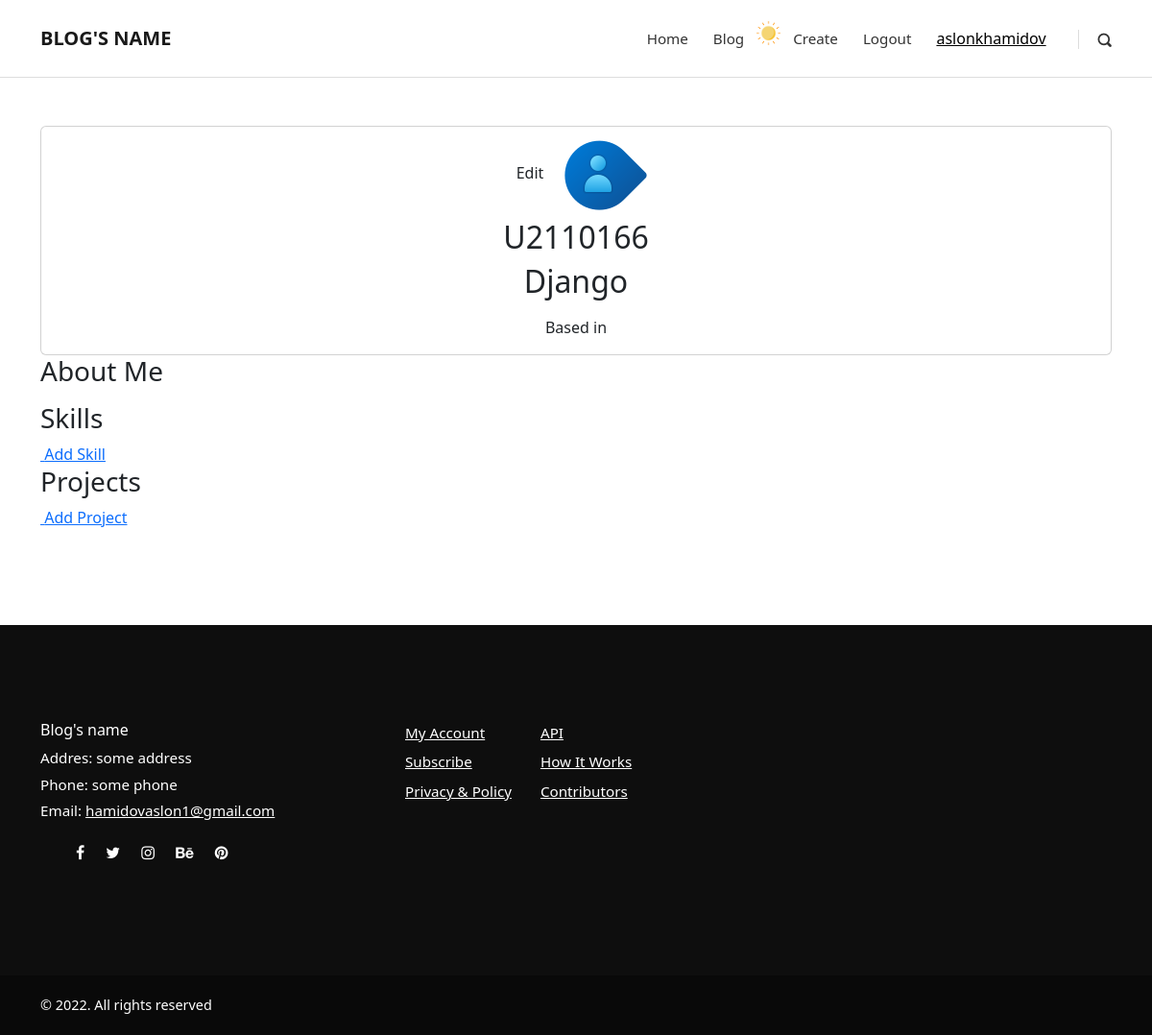
The app's page /users/account/ (signed in), older data.
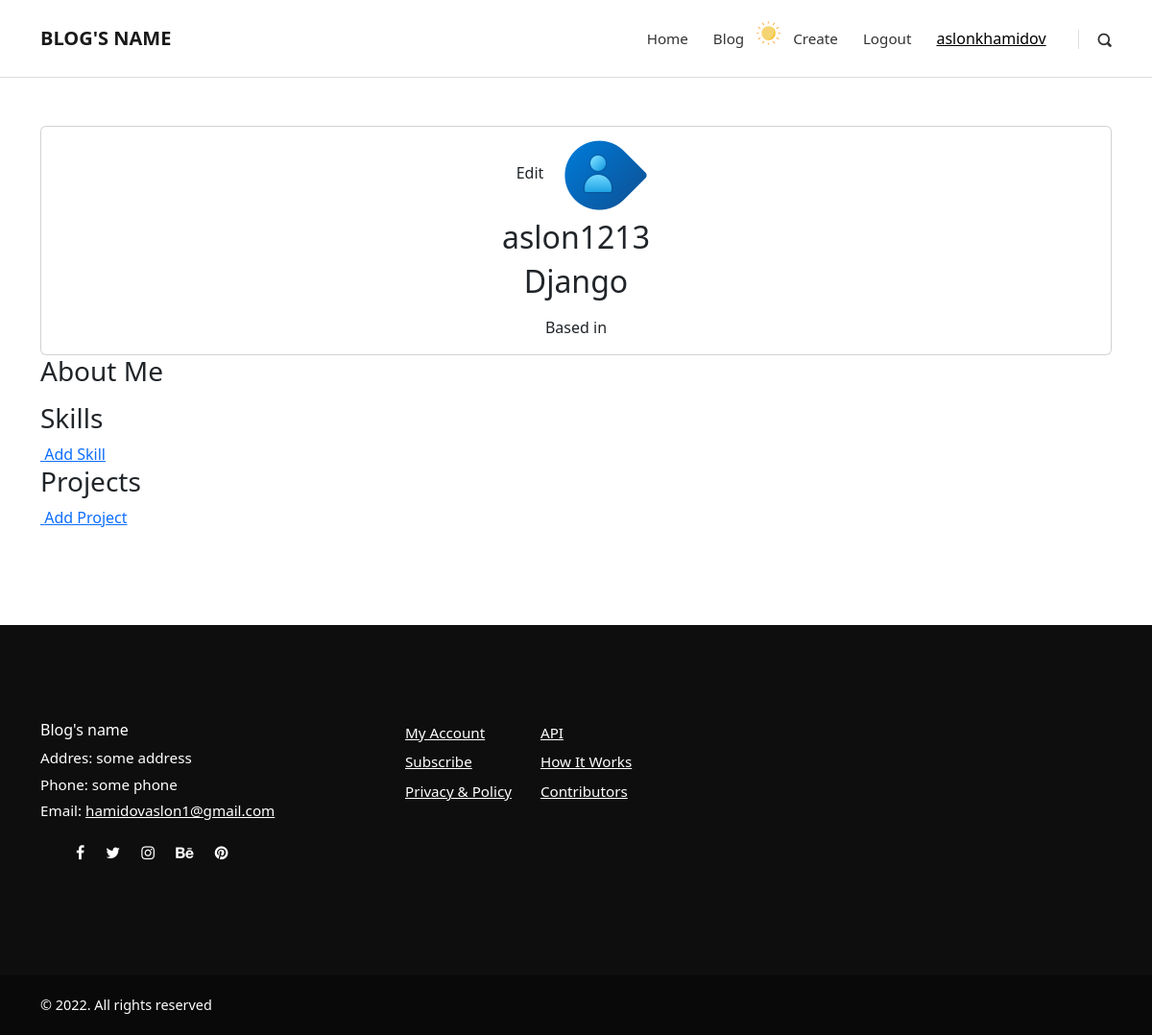
The same page, newer data.
### users/models.py (models this page shows, shortened)
class UserProfile(models.Model):
    user = models.OneToOneField(User, on_delete=models.CASCADE, null=True, blank=True)
    name = models.CharField(max_length=200, blank=True, null=True)
    username = models.CharField(max_length=100)
    email = models.EmailField(max_length=200)
    age = models.IntegerField(null=True, blank=True)
    profile_image = models.ImageField(null=True, blank=True, upload_to='profiles/', default="profiles/user_default.png")
    short_info = models.CharField(max_length=500, null=True, blank=True)
    extended_info = models.TextField(null=True, blank=True)
    twitter = models.CharField(max_length=200, blank=True, null=True)
    github = models.CharField(max_length=200, blank=True, null=True)
    linked_in = models.CharField(max_length=200, blank=True, null=True)
    youtube = models.CharField(max_length=200, blank=True, null=True)
    telegram = models.CharField(max_length=200, blank=True, null=True)
    website = models.CharField(max_length=200, blank=True, null=True)
    interests = models.ManyToManyField('Interest',blank=True )
    created = models.DateTimeField(auto_now_add=True)
    id = models.UUIDField(default = uuid.uuid4,unique=True, primary_key=True, editable=False)

### users/views.py (the view)
# urls.py: path('account/', account_page, name = 'account'),
@login_required(login_url='login')
def account_page(request):
    profile = request.user.userprofile
    context = {'profile':profile}
    return render(request, 'users/account.html', context)

### users/templates/users/account.html (shortened to what this page needs)
{% extends 'base.html' %}
{% block content %}
<main class="settingsPage profile my-md">
    <div class="container">
      <div class="layout">
        <div class="column column--1of3">
          <div class="card text-center">
            <div class="card__body dev">
              <a class="tag tag--pill tag--main settings__btn btn" href="">
                Edit</a>
              <img class="avatar avatar--xl dev__avatar" src="{{profile.profile_image.url}}" />
              <h2 class="dev__name">{{profile.username}}</h2>
              <h2 class="dev__name">{{profile.name}}</h2>
              <p class="dev__location">Based in {{profile.location}}</p>
            </div>
          </div>
        </div>
        <div class="column column--2of3">
          <div class="devInfo">
            <h3 class="devInfo__title">About Me</h3>
          </div>
          <div class="settings">
            <h3 class="settings__title">Skills</h3>
            <a class="tag tag--pill tag--sub settings__btn tag--lg" href=""> Add Skill</a>
          </div>
          <div class="settings">
            <h3 class="settings__title">Projects</h3>
            <a class="tag tag--pill tag--sub settings__btn tag--lg" href=""> Add Project</a>
          </div>
        </div>
      </div>
    </div>
  </main>
{% endblock %}

### templates/base.html (shortened to what this page needs)
{% load static %}
<!DOCTYPE html>
<html lang="en">
<head>
    {% include "head.html" %}
</head>
<body>
    {% include 'header.html' %}
    {%block content%}
    {%endblock content%}
    {% include 'footer.html' %}
  </body>
</html>

### templates/head.html (shortened to what this page needs)
{% load static %}
  <head>
    <link rel="stylesheet" href="{% static 'vendor/bootstrap/css/bootstrap.min.css' %}">
    <link rel="stylesheet" href="{% static 'vendor/font-awesome/css/font-awesome.min.css' %}">
    <link rel="stylesheet" href="{% static 'css/fontastic.css' %}">
    <link rel="stylesheet" href="{% static 'css/prism.css' %}">
    <link rel="stylesheet" href="{% static 'vendor/@fancyapps/fancybox/jquery.fancybox.min.css' %}">
    <link rel="stylesheet" href="{% static 'css/style.default.css' %}" id="theme-stylesheet">
    <link rel="stylesheet" href="{% static 'css/custom.css' %}">
    <link href="https://cdn.jsdelivr.net/npm/bootstrap@5.2.0-beta1/dist/css/bootstrap.min.css" rel="stylesheet">
  </head>

### templates/header.html (shortened to what this page needs)
{% load static %}
<header class="header">
  <nav class="navbar navbar-expand-lg">
    <div class="container">
      <div class="navbar-header d-flex align-items-center justify-content-between">
        <a href="/" class="navbar-brand">BLOG'S NAME </a>
      </div>
      <div id="navbarcollapse" class="collapse navbar-collapse">
        <ul class="navbar-nav ml-auto">
          <li class="nav-item"><a href="{% url 'home' %}" class="nav-link ">Home</a>
          </li>
          <li class="nav-item"><a href="{% url 'posts' %}" class="nav-link" >Blog</a>
          </li>
          <li class="nav-item">
            <div class="mode"><img id="chang" class="chang" width="25px" height="25px" src="{% static 'images/sun.png' %}">
            </li>
          {% if request.user.is_staff %}
          <li class="nav-item"><a href="{% url 'create_post' %}" class="nav-link ">Create</a>
          </li>
          {% endif %}
          <li class="nav-item" >
              {% if request.user.is_authenticated %}
              <ul class="navbar-nav">
                <li class=""><a href="{% url 'logout' %}" class="nav-link" >Logout</a></li>
                <li class=" btn"> <a href="{% url 'account' %}" style="color: black;"> {{request.user.username}} </a></li>
              </ul>
              {% else %}
              <a href="{% url 'login' %}" class="nav-link" > Log In </a>
              {%endif%}
          </li>
        </ul>
        <div class="navbar-text">
          <a href="#" class="search-btn"> <i class="icon-search-1"></i> </a>
        </div>
      </div>
    </div>
  </nav>
</header>

### templates/footer.html (shortened to what this page needs)
{% load static %}
<footer class="main-footer">
  <div class="container">
    <div class="row">
      <div class="col-md-4">
        <div class="logo">
          <h6 class="text-white">Blog's name</h6>
        </div>
        <div class="contact-details">
          <p id = 'contact'>Addres: some address</p>
          <p id = 'contact'>Phone: some phone</p>
          <p id = 'contact'>Email: <a href="mailto:hamidovaslon1@gmail.com">hamidovaslon1@gmail.com</a></p>
          <ul class="social-menu">
            <li class="list-inline-item"><a href="#"><i class="fa fa-facebook"></i></a></li>
            <li class="list-inline-item"><a href="#"><i class="fa fa-twitter"></i></a></li>
            <li class="list-inline-item"><a href="#"><i class="fa fa-instagram"></i></a></li>
            <li class="list-inline-item"><a href="#"><i class="fa fa-behance"></i></a></li>
            <li class="list-inline-item"><a href="#"><i class="fa fa-pinterest"></i></a></li>
          </ul>
        </div>
      </div>
      <div class="col-md-4">
        <div class="menus d-flex">
          <ul class="list-unstyled">
            <li> <a href="#">My Account</a></li>
            <li data-toggle="modal" data-target="#exampleModalCenter"> <a href="#">Subscribe</a></li>
            <li> <a href="#">Privacy &amp; Policy</a></li>
          </ul>
          <ul class="list-unstyled">
            <li> <a href="#">API</a></li>
            <li> <a href="#">How It Works</a></li>
            <li> <a href="#">Contributors</a></li>
          </ul>
        </div>
      </div>
    </div>
  </div>
  <div class="copyrights">
    <div class="container">
      <div class="row">
        <div class="col-md-6">
          <p>&copy; 2022. All rights reserved</p>
        </div>
        <div class="col-md-6 text-right">
        </div>
      </div>
    </div>
  </div>
</footer>

### templates/scripts.html (shortened to what this page needs)
{% load static %}

### static/css/style.default.css (style rules this page uses)
body { overflow-x: hidden; }
a, i, span { display: inline-block; text-decoration: none; -webkit-transition: all 0.3s; transition: all 0.3s; }
a i { -webkit-transition: none; transition: none; }
ul { margin: 0; padding: 0; }
main, aside { padding: 50px 0 100px; }
i[class*="icon-"] { -webkit-transform: translateY(3px); transform: translateY(3px); }
.text-white { color: #fff; }
.btn { border-radius: 0 !important; }
h1, h2, h3, h4, h5, h6 { margin-bottom: 15px; }
.navbar { background: #fff; padding-top: 20px !important; padding-bottom: 20px !important; z-index: 9998; border-bottom: 1px solid #ddd; }
.navbar .langs a:first-of-type, .navbar .search-btn { margin-left: 20px; padding-left: 20px; border-left: 1px solid #ddd; height: 20px; line-height: 20px; }
.navbar .search-btn { color: #333; font-size: 0.9em; }
.navbar .navbar-nav a.nav-link { color: #333; margin: 0 5px; font-weight: 400; font-size: 0.95em; }
footer.main-footer { background: #0e0e0e; padding: 100px 0 0; color: #fff; }
footer.main-footer .contact-details p { font-weight: 300; color: #fff; margin-bottom: 5px; font-size: 0.95em; }
footer.main-footer .contact-details a { text-decoration: underline; margin-bottom: 0; }
footer.main-footer a { color: inherit; font-weight: 300; margin-bottom: 7px; }
footer.main-footer ul { margin-right: 30px; }
footer.main-footer .list-unstyled a { font-size: 0.95em; }
footer.main-footer .copyrights { background: #090909; margin-top: 100px; padding: 20px 0; font-size: 0.9em; }
footer.main-footer .copyrights * { margin-bottom: 0; }
footer.main-footer .social-menu { margin-top: 20px; }
footer.main-footer .social-menu li { padding: 0 5px; }
.navbar { padding: 0.5rem 1rem; }
.navbar-brand { display: inline-block; padding-top: 0.5rem; padding-bottom: 0.5rem; margin-right: 1rem; font-size: 1rem; color: #333; font-weight: bold; }
.btn { font-weight: normal; border: 1px solid transparent; padding: 0.5rem 1rem; font-size: 1rem; line-height: 1.25; border-radius: 0.25rem; -webkit-transition: all 0.15s ease-in-out; transition: all 0.15s ease-in-out; }
body { font-family: Consolas, monaco, monospace; font-size: 1rem; font-weight: normal; line-height: 1.5; color: #212529; background-color: #fff; }
a { color: #999; text-decoration: none; }
h1, h2, h3, h4, h5, h6, .h1, .h2, .h3, .h4, .h5, .h6 { margin-bottom: 0.5rem; font-family: inherit; font-weight: 700; line-height: 1.1; color: inherit; }
h2, .h2 { font-size: 2rem; }
h3, .h3 { font-size: 1.75rem; }
h6, .h6 { font-size: 1rem; }
.mode { float:right; }

Row changes from the older to the newer data that the page shows:
changed UserProfile "Django": username "U2110166" → "aslon1213"
